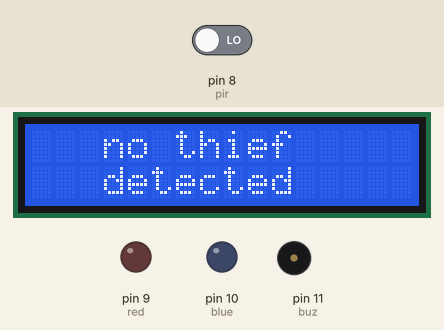
The sketch below on a simulated Arduino Uno, built with avr-gcc and run on an emulated ATmega328P. Parts: 16×2 character LCD, output pins drawn as LEDs (lit = HIGH), buzzer (waves = sounding). Dashed ring = blinking. The test bench sets the inputs (shaded band); at power-on: pin 8 (pir) LOW. What the sketch prints to the serial monitor is not drawn.

Above: at 1.2 s.
1.3 s: pin 8 (pir) driven HIGH
At 1.57 s:
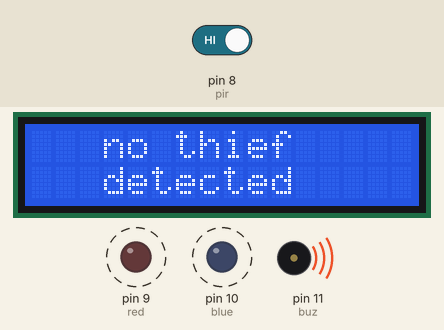
At 2.03 s:
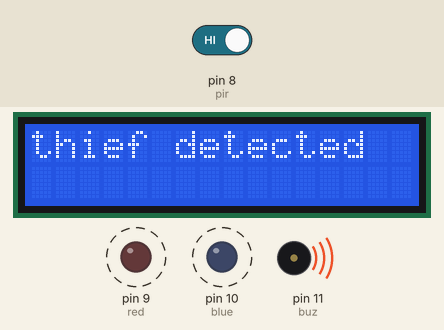
Timing chart, 0 to 9.2 s (numbered marks = the images above; inputs shaded):
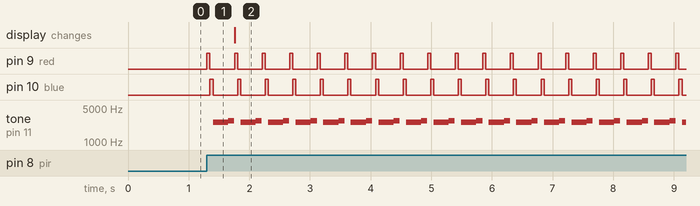

The sketch:

pir_sensor_as_thief_detector.ino
```cpp
#include <LiquidCrystal.h>
const int rs = 2, en = 3, d4 = 4, d5 = 5, d6 = 6, d7 = 7;
LiquidCrystal lcd(rs, en, d4, d5, d6, d7);
int pir = 8;
int red = 9;
int blue = 10;
int buz = 11;
int pir_state;
void setup() {
  // put your setup code here, to run once:
  lcd.begin(16, 2);
  Serial.begin(9600);
  pinMode(pir, INPUT);
  pinMode(red, OUTPUT);
  pinMode(blue, OUTPUT);
  pinMode(buz, OUTPUT);
}

void loop() {
  // put your main code here, to run repeatedly:
  pir_state = digitalRead(pir);
  Serial.println(pir_state);
  if (pir_state == HIGH)
  {
    digitalWrite(red, HIGH);
    delay(50);
    digitalWrite(red, LOW);
    digitalWrite(blue, HIGH);
    delay(50);
    digitalWrite(blue, LOW);
    tone(buz, 2550);
    delay(250);
    noTone(buz);
    tone(buz, 2750);
    delay(100);
    noTone(buz);
    lcd.setCursor(0, 0);
    lcd.print("thief detected  ");
    lcd.setCursor(0, 1);
    lcd.print("                  ");
  }
  else
  {

    lcd.setCursor(0, 0);
    lcd.print("   no thief     ");
    lcd.setCursor(3, 1);
    lcd.print("detected");
  }

}
```

Measured:
- after the input at 1.3 s, pin 9 (red): alternates HIGH for 0.05 s and LOW for 0.40 s, starting at once; pin 10 (blue): alternates HIGH for 0.05 s and LOW for 0.40 s, starting after 0.05 s; tone on pin 11 (buz): silent → 2550 Hz after 0.10 s, then repeats every 0.45 s: 2750 Hz 0.10 s, silent 0.10 s, 2550 Hz 0.25 s
